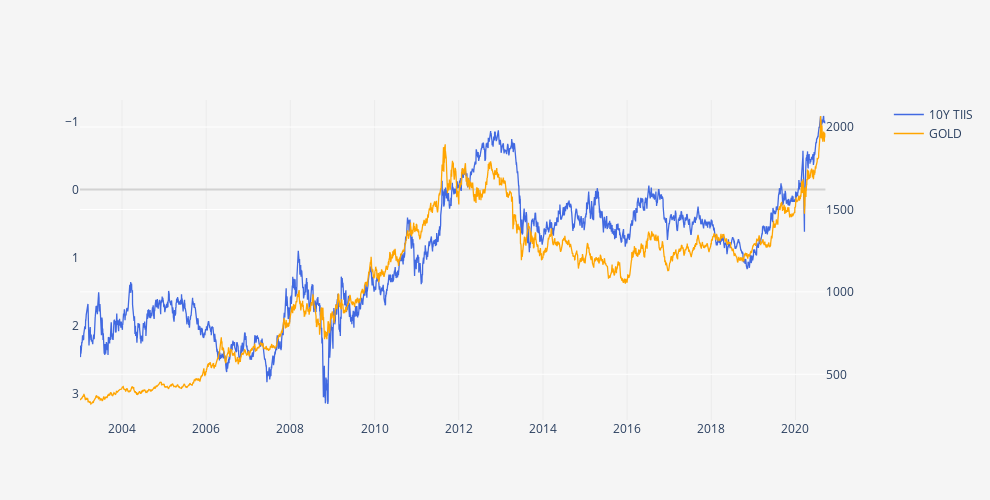

Here is the notebook cell this chart was saved with:
### Code cell
import plotly.graph_objects as go
from plotly.subplots import make_subplots

# Create figure with secondary y-axis
fig = make_subplots(specs=[[{"secondary_y": True}]])

# Add traces
fig.add_trace(
    go.Scatter(x=data.index, y=data['DFII10'], name="10Y TIIS", line=dict(color = 'royalblue', width = 1.3)),
    secondary_y=False,
)

fig.add_trace(
    go.Scatter(x=data.index, y=data['GOLD'], name="GOLD", line=dict(color = 'orange', width = 1.3)),
    secondary_y=True,
)

# Add figure title
fig.update_layout(
    title_text="",
    width=990,
    height=500,
    plot_bgcolor='#f5f5f5',
    paper_bgcolor='#f5f5f5',
    xaxis=dict(
        title='',
        showgrid=True,
        gridcolor='#ebebeb',
        titlefont=dict(size=12),
    ),    
    yaxis=dict(
        title='',
        showgrid=False,
        gridcolor='#ebebeb',
        zeroline=True, # Adicionar ou não a zero line
        zerolinecolor='#d2d2d2',
        autorange='reversed'

    )
)

# Set y-axes titles
fig.update_yaxes(title_text="", secondary_y=False)
fig.update_yaxes(title_text="", secondary_y=True)

fig.show()

### Figure 1 — Plotly figure (JSON) as saved in the notebook; plotly's stock layout.template omitted (floating-point values rounded to 4 significant figures; data arrays with more than 128 entries replaced by an {"elided": "..."} marker saying what was removed)
{"data": [{"line": {"color": "royalblue", "width": 1.3}, "name": "10Y TIIS", "type": "scatter", "x": {"elided": "4621 str values"}, "xaxis": "x", "y": {"elided": "4621 float values"}, "yaxis": "y"}, {"line": {"color": "orange", "width": 1.3}, "name": "GOLD", "type": "scatter", "x": {"elided": "4621 str values"}, "xaxis": "x", "y": {"elided": "4621 float values"}, "yaxis": "y2"}], "layout": {"height": 500, "paper_bgcolor": "#f5f5f5", "plot_bgcolor": "#f5f5f5", "title": {"text": ""}, "width": 990, "xaxis": {"anchor": "y", "autorange": true, "domain": [0, 0.94], "gridcolor": "#ebebeb", "range": ["2003-01-02", "2020-09-17"], "showgrid": true, "title": {"font": {"size": 12}, "text": ""}, "type": "date"}, "yaxis": {"anchor": "x", "autorange": true, "domain": [0, 1], "gridcolor": "#ebebeb", "range": [3.385, -1.315], "showgrid": false, "title": {"text": ""}, "type": "linear", "zeroline": true, "zerolinecolor": "#d2d2d2"}, "yaxis2": {"anchor": "x", "autorange": true, "overlaying": "y", "range": [222.8, 2164.0], "side": "right", "title": {"text": ""}, "type": "linear"}}}
